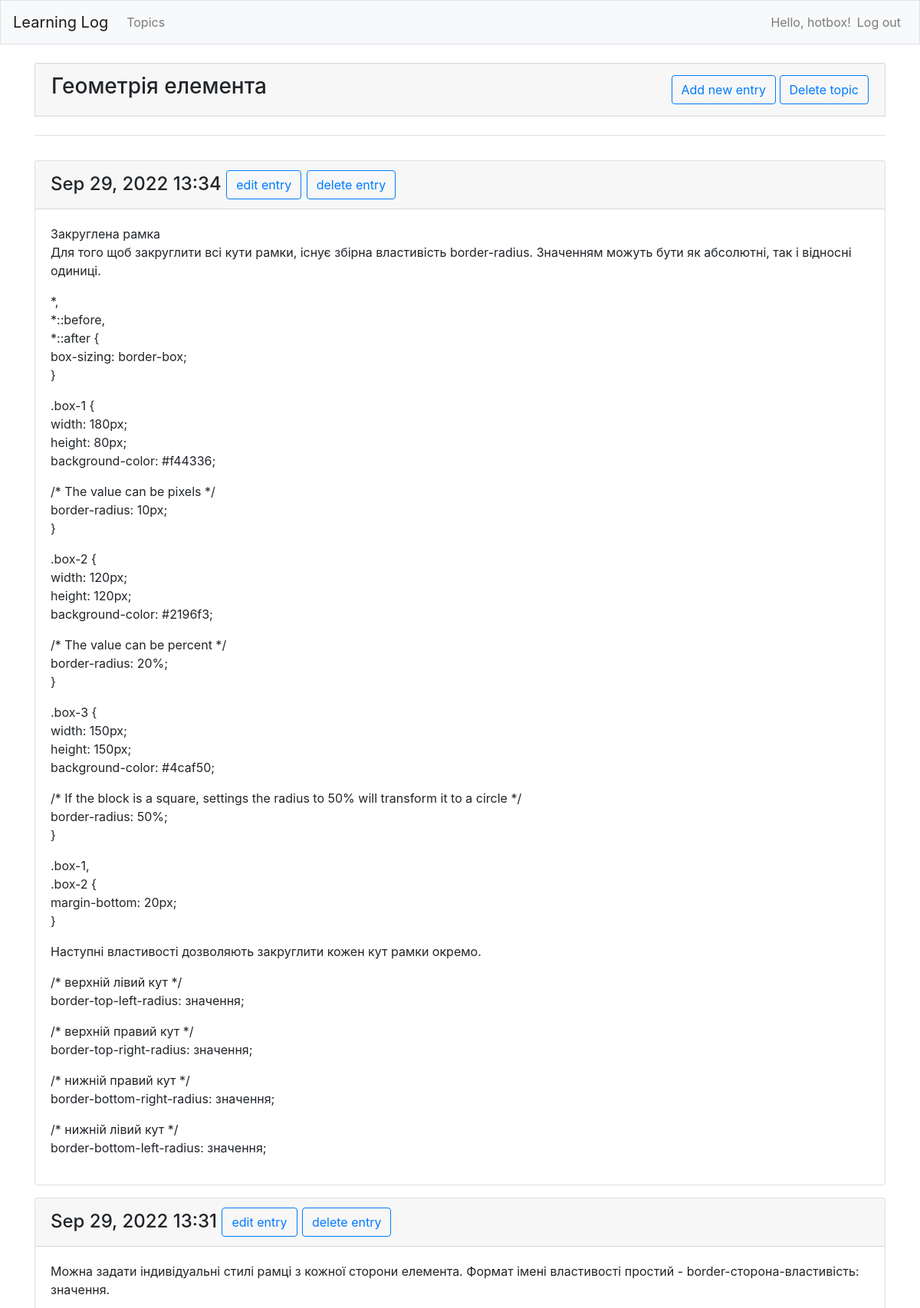
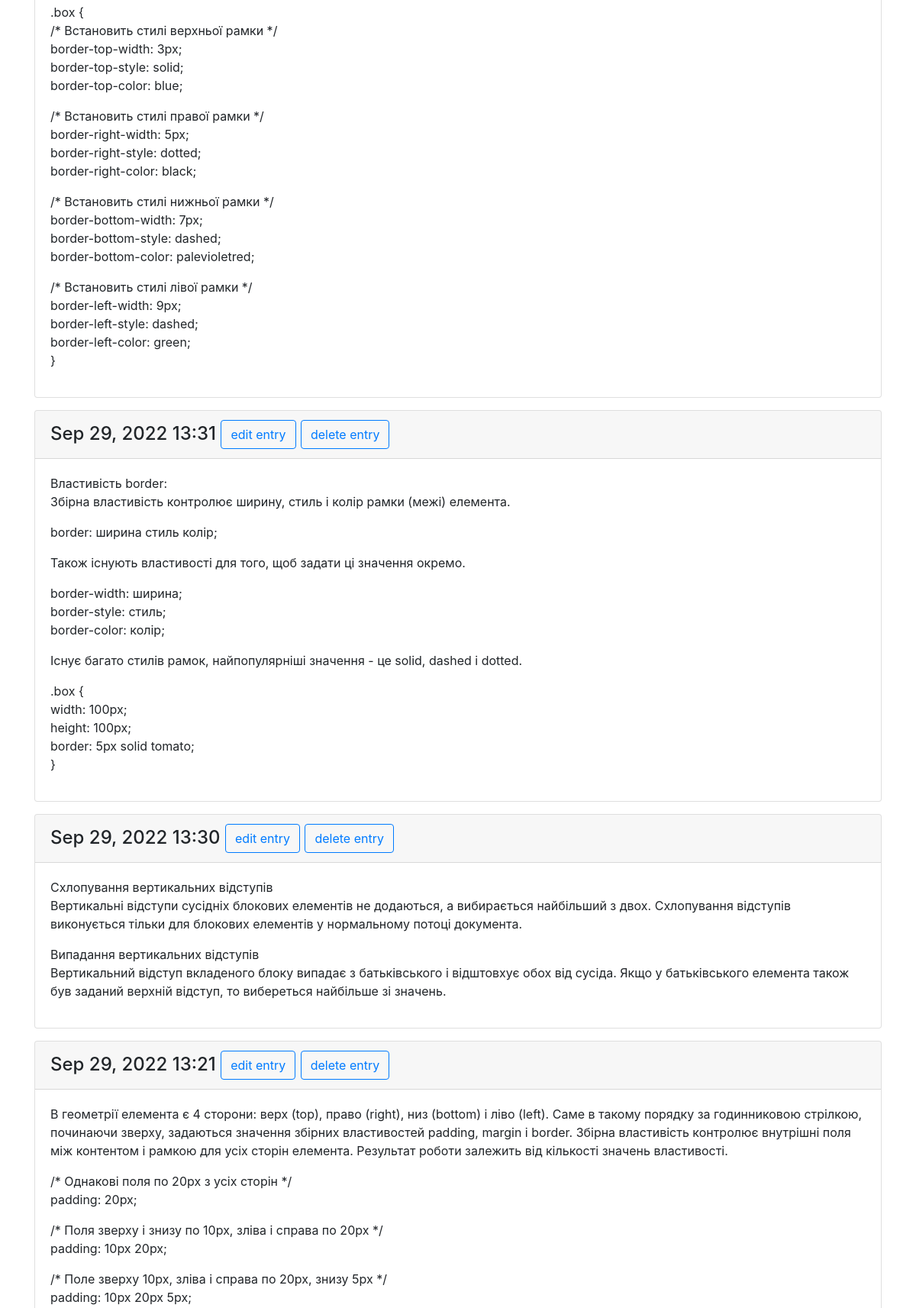
The page /topics/11/ (signed in, upper part) on the database its author committed (2 pictures, top to bottom).
### learning_logs/models.py (models this page shows, shortened)
class Topic(models.Model):
    text = models.CharField(max_length=200)
    date_added = models.DateTimeField(auto_now_add=True)
    owner = models.ForeignKey(User, on_delete=models.CASCADE)
    def __str__(self):
        return self.text

class Entry(models.Model):
    topic = models.ForeignKey(Topic, on_delete=models.CASCADE)
    text = models.TextField()
    date_added = models.DateTimeField(auto_now_add=True)
    class Meta:
        verbose_name_plural = 'entries'

### learning_logs/views.py (the view)
# urls.py: path('topics/<int:topic_id>/', views.topic, name='topic'),
@login_required
def topic(request, topic_id):
    topic = Topic.objects.get(id=topic_id)
    check_topic_owner(topic, request)
    entries = topic.entry_set.order_by('-date_added')
    context = {'topic': topic, 'entries': entries}
    return render(request, 'learning_logs/topic.html', context)

### learning_logs/views.py (called while the page is built)
def check_topic_owner(topic, request):
    owner = request.user
    if topic.owner != request.user:
        raise Http404

### learning_logs/templates/learning_logs/topic.html (shortened to what this page needs)
{% extends 'learning_logs/base.html' %}
{% load bootstrap4 %}
{% block page_header %}
    <div class="card mb-3 card-header">
        <table>
            <tr>
                <td>
                    <h3>
                        {{ topic }}
                    </h3>
                </td>
                <td style="text-align: right;">
                    <a class="btn btn-outline-primary" role="button" href="{% url 'learning_logs:new_entry' topic.id %}">Add new entry</a>
                    <a class="btn btn-outline-primary" role="button" href="{% url 'learning_logs:delete_topic' topic.id %}">Delete topic</a>
                </td>
            </tr>
        </table>
    </div>
{% endblock page_header %}
{% block content %}
    {% for entry in entries %}
        <div class="card mb-3">
            <h4 class="card-header">
                {{ entry.date_added|date:'M d, Y H:i' }}
                <a href="{% url 'learning_logs:edit_entry' entry.id %}" class="btn btn-outline-primary">edit entry</a>
                <a href="{% url 'learning_logs:delete_entry' entry.id %}" class="btn btn-outline-primary">delete entry</a>
            </h4>
            <div class="card-body">
                {{ entry.text|linebreaks }}
            </div>
        </div>
    {% empty %}
        <p>There are no entries for this topic yet.</p>
    {% endfor %}
{% endblock content %}

### learning_logs/templates/learning_logs/base.html (shortened to what this page needs)
{% load bootstrap4 %}
<!doctype html>
<html lang="en">
<head>
    {% bootstrap_css %}
</head>
<body>
    <nav class="navbar navbar-expand-md navbar-light bg-light mb-4 border">
        <a class="navbar-brand" href="{% url 'learning_logs:index' %}">Learning Log</a>
        <div class="collapse navbar-collapse" id="navbarCollapse">
            <ul class="navbar-nav mr-auto">
                <li class="nav-item">
                    <a class="nav-link" href="{% url 'learning_logs:topics' %}">Topics</a>
                </li>
            </ul>
            <ul class="navbar-nav ml-auto">
                {% if user.is_authenticated %}
                    <li class="nav-item">
                        <span class="navbar-text">Hello, {{ user.username }}!</span>
                    </li>
                    <li class="nav-item">
                        <a class="nav-link" href="{% url 'users:logout' %}">Log out</a>
                    </li>
                {% endif %}
            </ul>
        </div>
    </nav>
    <main role="main" class="container">
        <div class="pb-2 mb-2 border-bottom">
            {% block page_header %}{% endblock page_header %}
        </div>
        <div>
            {% block content%}{% endblock content %}
        </div>
    </main>
</body>
</html>

### rows shown on the page
Topic: text "Геометрія елемента"
Entry: date_added "Sep 29, 2022 13:34", text "Закруглена рамка Для того щоб закруглити всі кути рамки, існує збірна властивість border-radius. Значенням можуть бути як абсолютні, так і відносні одиниці. *, *::before, *::after { box-sizing: border-box; } .box-1 { width: 180px; height: 80px; background-color: #f44336; /* The value can be pixels */ border-radius: 10px; } .box-2 { width: 120px; height: 120px; background-color: #2196f3; /* The value can be percent */ border-radius: 20%; } .box-3 { width: 150px; height: 150px; background-color: #4caf50; /* If the block is a square, settings the radius to 50% will transform it to a circle */ border-radius: 50%; } .box-1, .box-2 { margin-bottom: 20px; } Наступні властивості дозволяють…"
Entry: date_added "Sep 29, 2022 13:31", text "Можна задати індивідуальні стилі рамці з кожної сторони елемента. Формат імені властивості простий - border-сторона-властивість: значення. .box { /* Встановить стилі верхньої рамки */ border-top-width: 3px; border-top-style: solid; border-top-color: blue; /* Встановить стилі правої рамки */ border-right-width: 5px; border-right-style: dotted; border-right-color: black; /* Встановить стилі нижньої рамки */ border-bottom-width: 7px; border-bottom-style: dashed; border-bottom-color: palevioletred; /* Встановить стилі лівої рамки */ border-left-width: 9px; border-left-style: dashed; border-left-color: green; }"
Entry: date_added "Sep 29, 2022 13:31", text "Властивість border: Збірна властивість контролює ширину, стиль і колір рамки (межі) елемента. border: ширина стиль колір; Також існують властивості для того, щоб задати ці значення окремо. border-width: ширина; border-style: стиль; border-color: колір; Існує багато стилів рамок, найпопулярніші значення - це solid, dashed і dotted. .box { width: 100px; height: 100px; border: 5px solid tomato; }"
Entry: date_added "Sep 29, 2022 13:30", text "Схлопування вертикальних відступів Вертикальні відступи сусідніх блокових елементів не додаються, а вибирається найбільший з двох. Схлопування відступів виконується тільки для блокових елементів у нормальному потоці документа. Випадання вертикальних відступів Вертикальний відступ вкладеного блоку випадає з батьківського і відштовхує обох від сусіда. Якщо у батьківського елемента також був заданий верхній відступ, то вибереться найбільше зі значень."
Entry: date_added "Sep 29, 2022 13:21", text "В геометрії елемента є 4 сторони: верх (top), право (right), низ (bottom) і ліво (left). Саме в такому порядку за годинниковою стрілкою, починаючи зверху, задаються значення збірних властивостей padding, margin і border. Збірна властивість контролює внутрішні поля між контентом і рамкою для усіх сторін елемента. Результат роботи залежить від кількості значень властивості. /* Однакові поля по 20px з усіх сторін */ padding: 20px; /* Поля зверху і знизу по 10px, зліва і справа по 20px */ padding: 10px 20px; /* Поле зверху 10px, зліва і справа по 20px, знизу 5px */ padding: 10px 20px 5px;"

### other values the page prints
{{ user.username }} "hotbox"
